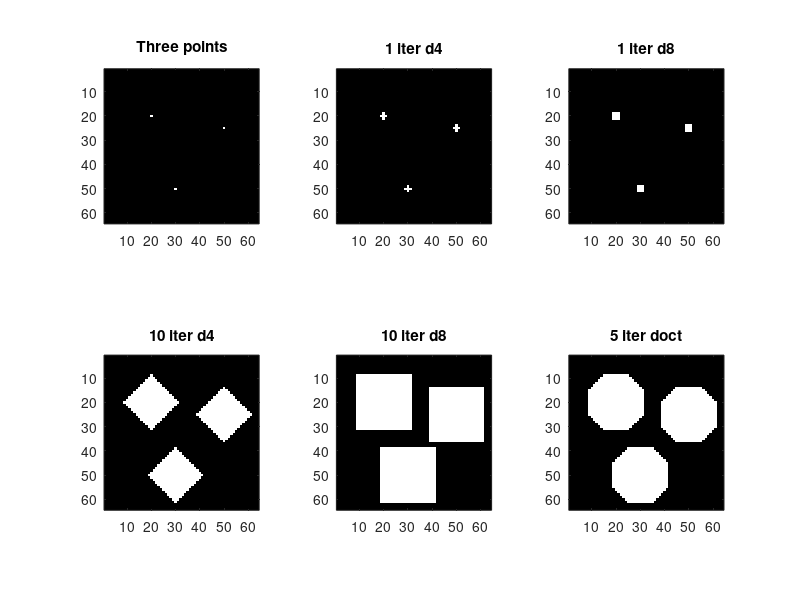
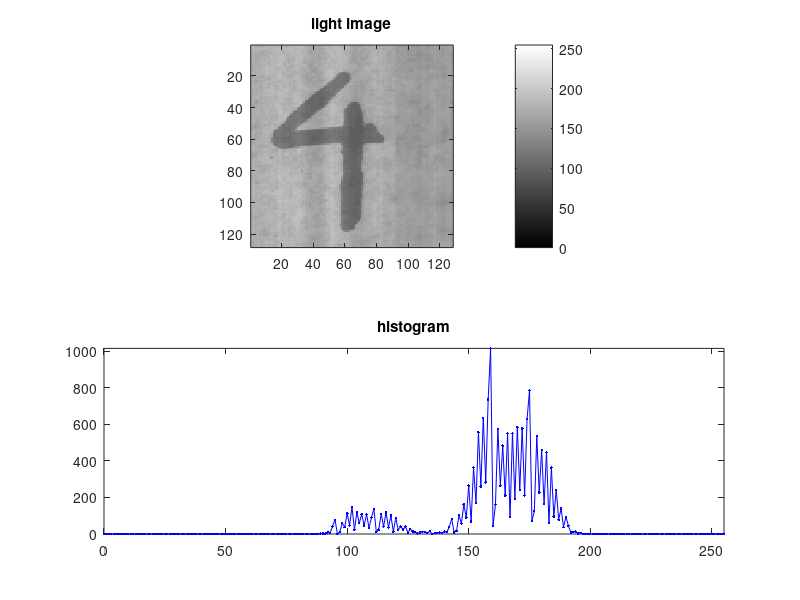
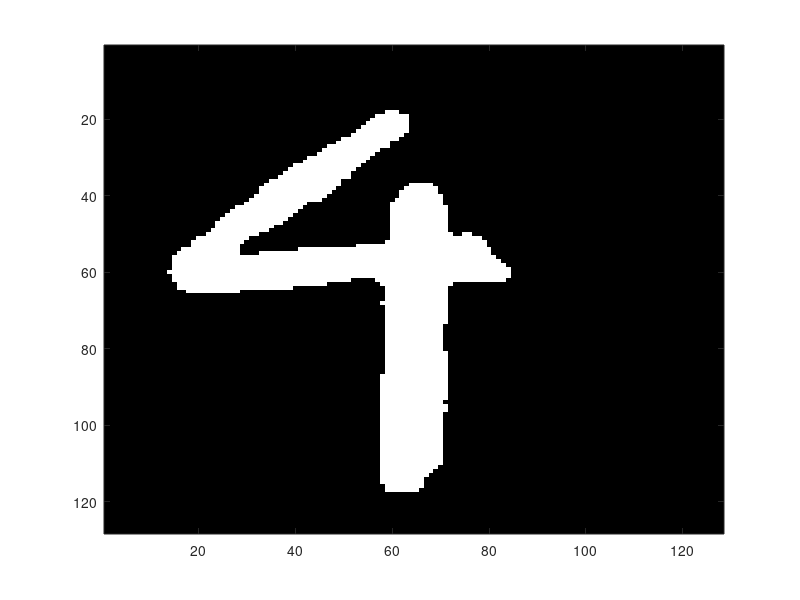
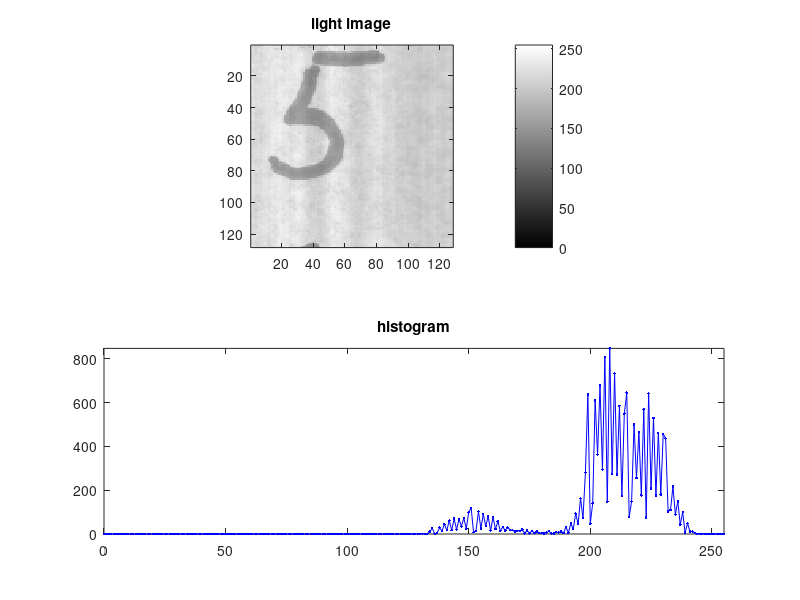

These charts were generated, in order, by the following MATLAB code:
Im = zeros(64,64);
Im(20,20) = 1; Im(50,30) = 1; Im(25,50) = 1;
SE4 = [0 1 0; 1 1 1; 0 1 0];
SE8 = ones(3,3);
Im_d4 = imdilate(Im, SE4);
Im_d8 = imdilate(Im, SE8);

Im_10d4 = imdilate(Im_d4, SE4);
Im_10d8 = imdilate(Im_d8, SE8);
Im_5oct = imdilate(Im_d4, SE4);

for x = 1:9
    Im_10d4 = imdilate(Im_10d4, SE4);
    Im_10d8 = imdilate(Im_10d8, SE8);
    if x <= 4
        Im_5oct = imdilate(Im_5oct, SE4);
    else
        Im_5oct = imdilate(Im_5oct, SE8);
    end
    
end


figure(1)
colormap(gray(256))
subplot(2,3,1), imagesc(Im);
axis image; title('Three points');
subplot(2,3,2), imagesc(Im_d4);
axis image; title('1 iter d4');
subplot(2,3,3), imagesc(Im_d8);
axis image; title('1 iter d8');
subplot(2,3,4), imagesc(Im_10d4);
axis image; title('10 iter d4');
subplot(2,3,5), imagesc(Im_10d8);
axis image; title('10 iter d8');
subplot(2,3,6), imagesc(Im_5oct);
axis image; title('5 iter doct');

%%
load nuf4b.mat
binvect = [0:1:255];
histo = hist(nuf4b(:), binvect);
figure(2); colormap(gray(256))
subplot(2,1,1), imagesc(nuf4b, [0 255]);
axis image; title('light image'); colorbar
subplot(2,1,2), plot(binvect, histo, '.-b');
axis tight; title('histogram')

[rows,cols] = size(nuf4b);
new = nuf4b;
for x = 1:rows
    for y = 1:cols
        if nuf4b(x,y) < 130
            new(x,y) = 1;
        else
            new(x,y) = 0;
        end
    end
end

figure(3); colormap(gray(256))
imagesc(new);

%%
load nuf5.mat
binvect = [0:1:255];
histo = hist(nuf5(:), binvect);
figure(4); colormap(gray(256))
subplot(2,1,1), imagesc(nuf5, [0 255]);
axis image; title('light image'); colorbar
subplot(2,1,2), plot(binvect, histo, '.-b');
axis tight; title('histogram')

[rows,cols] = size(nuf5);
new = nuf5;
for x = 1:rows
    for y = 1:cols
        if nuf5(x,y) < 170
            new(x,y) = 1;
        else
            new(x,y) = 0;
        end
    end
end

figure(5); colormap(gray(256))
imagesc(new);

Im = new;
SE4 = [0 1 0; 1 1 1; 0 1 0];
SE8 = ones(3,3);
Im_d4 = imdilate(Im, SE4);
Im_d4 = imerode(Im_d4, SE4); %Closing
Im_d4 = imerode(Im_d4, SE4);
Im_d4 = imdilate(Im_d4, SE4); %Opening

figure(6); colormap(gray(256))
subplot(121);imagesc(Im_d4); axis image; title('closing followed by opening')

Im_d4 = imerode(Im, SE4);
Im_d4 = imdilate(Im_d4, SE4); %Opening
Im_d4 = imdilate(Im_d4, SE4);
Im_d4 = imerode(Im_d4, SE4); %Closing

subplot(122);imagesc(Im_d4); axis image; title('opening followed by closing')

%%
load nuf0a.mat
binvect = [0:1:255];
histo = hist(nuf0a(:), binvect);
figure(7); colormap(gray(256))
subplot(2,1,1), imagesc(nuf0a, [0 255]);
axis image; title('light image'); colorbar
subplot(2,1,2), plot(binvect, histo, '.-b');
axis tight; title('histogram')

[rows,cols] = size(nuf0a);
new = nuf0a;
for x = 1:rows
    for y = 1:cols
        if nuf0a(x,y) < 140
            new(x,y) = 1;
        else
            new(x,y) = 0;
        end
    end
end

figure(8); colormap(gray(256))
imagesc(new);

Im = new;
SE4 = [0 1 0; 1 1 1; 0 1 0];
SE8 = ones(3,3);
Im_d4 = imdilate(Im, SE4);
Im_d4 = imerode(Im_d4, SE8); %Closing
Im_d4 = imerode(Im_d4, SE8);
Im_d4 = imdilate(Im_d4, SE8); %Opening

figure(9); colormap(gray(256))
subplot(121);imagesc(Im_d4); axis image; title('closing followed by opening')

Im_d4 = imerode(Im, SE4);
Im_d4 = imdilate(Im_d4, SE8); %Opening
Im_d4 = imdilate(Im_d4, SE8);
Im_d4 = imerode(Im_d4, SE8); %Closing

subplot(122);imagesc(Im_d4); axis image; title('opening followed by closing')

